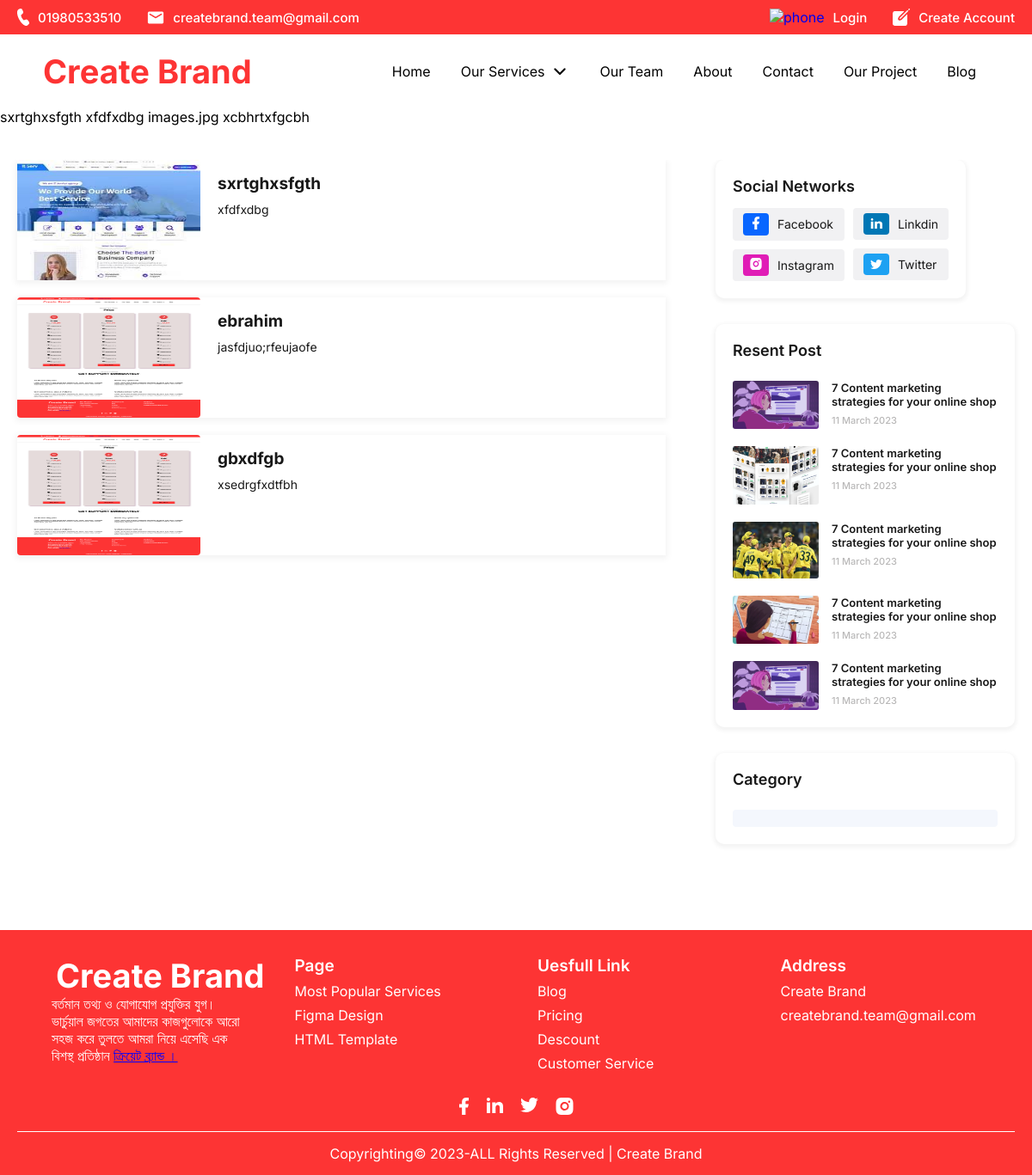
Page /blog.php?id=3 on the committed database.
### tables this page shows
CREATE TABLE `blog` (
  `id` int(50) NOT NULL,
  `title` text DEFAULT NULL,
  `dsc` text DEFAULT NULL,
  `mata` text DEFAULT NULL,
  `img` longtext DEFAULT NULL,
  `catagory` text DEFAULT NULL,
  `activ` int(3) DEFAULT NULL
);

### assets/php/function.php (called while the page is built, shortened)
<?php
class fun{
    private $conn;
    function __construct() {
        $conne = new databese;
        $conne->connect();
        $this->conn =$conne->connect;
      }
      public function show($table_name){
        $qur = "SELECT * FROM $table_name  ORDER BY id DESC";
        $conn_c = mysqli_query($this->conn,$qur);
        if ($conn_c->num_rows> 0) {
            $data = $this->conn->query($qur);
            return $data;
        }else {
            return("No Data");
        }
      }
      public function show_col($table_name,$id)  {
        $show = "SELECT * FROM $table_name WHERE id=$id";
        $sql_s = mysqli_query($this->conn,$show);
        if ($sql_s) {
            $data = mysqli_query($this->conn,$show);
            return $data;
        }else {
            echo "no";
        }
    }
}
class databese{
    private   $servername = "localhost",
	$username = "root",
	$password = "",
	$database_name="createbrand";
    public function connect(){
        $this->connect = mysqli_connect($this->servername,$this->username,$this->password,$this->database_name);
    }
}
?>

### blog.php (the view, shortened to what this page needs)
<?php require_once "include/header.php"; ?>
<link rel="stylesheet" href="assets/css/blog.css">
<?php require_once "include/headerM.php";
$fun = new fun();
if (isset($_GET["id"])) {
    $id = $_GET["id"];
    $func = $fun->show_col("blog", $id);
    while ($data = $func->fetch_assoc()) {
        $title = $data['title'];
        $dsc = $data['dsc'];
        $img = $data['img'];
        $catagory = $data['catagory'];
?>
        <?php echo $title; ?>
        <?php echo $dsc; ?>
        <?php echo $img; ?>
        <?php echo $catagory; ?>
<?php
    }
}
?>
<section id="blog">
    <div class="container">
        <div class="row">
            <div class="content">
                <?php
                $datat = $fun->show("blog");
                while ($data = $datat->fetch_assoc()) {
                ?>
                    <a href="?id=<?php echo $data['id']; ?>" class="blog_link">
                        <div class="card">
                            <div class="img">
                                <img src="assets/images/blog/<?php echo $data['img']; ?>" alt="">
                            </div>
                            <div class="blog_text">
                                <h3><?php echo $data['title']; ?></h3>
                                <p><?php echo $data['dsc']; ?> </p>
                            </div>
                        </div>
                    </a>
                <?php } ?>
            </div>
            <?php include 'include/blog_sidebar.php' ?>
        </div>
    </div>
</section>
<?php require_once "include/footer.php"; ?>

### assets/css/style.css (style rules this page uses)
section { margin: 0px; padding: 0px; overflow: hidden; }
* { margin: 0; padding: 0; box-sizing: border-box; }
body { font-family: 'Inter', sans-serif; }
:root { --primary: #FD3434; --Secondary:#0099ff; --light:#6e6e6e; --white:#fff; --bg:#FEEFEE; --bg2:#f4f7fd; --black:#252525; --box-shadow:0 .5rem 1.5rem rgba(0,0,0,.1) }
a { text-decoration: none; }
.container { max-width: 1200px; margin: 0 auto; width: 100%; padding: 0 20px; }

### assets/css/blog.css (style rules this page uses)
#blog { margin-top: 40px; padding: 0px 0px 100px; }
#blog .row { display: flex; gap: 5%; }
#blog .row .content, #blog_details .content { flex-basis: 65%; display: flex; flex-direction: column; align-items: start; row-gap: 20px; margin-bottom: 60px; }
#blog .row .content a.blog_link { height: 140px; width: 100%; }
#blog .row .content .card, #blog_details .content .card { display: flex; box-shadow: 0px 2px 7px 2px rgba(0,0,0,0.05); height: 100%; background-color: #fff; padding-right: 0; gap: 20px; width: 100%; }
#blog .row .content .img, #blog_details .content .img { min-width: 213px; }
#blog .row .content img, #blog_details .content img { max-width: 300px; width: 100%; border-radius: 4px; height: 100%; }
#blog .row .content .blog_text h3, #blog_details .content .blog_text h3 { font-size: 19px; font-weight: 700; color: #181818; text-align: left; line-height: 25px; margin: 15px 0 8px; }
#blog .row .content .blog_text p, #blog_details .content .blog_text p { font-size: 14px; color: #181818; line-height: 20px; }

### rows in the picture
blog: title "sxrtghxsfgth", dsc "xfdfxdbg", img "images.jpg", catagory "xcbhrtxfgcbh", img (picture)
blog: img (picture), title "ebrahim", dsc "jasfdjuo;rfeujaofe"
blog: img (picture), title "gbxdfgb", dsc "xsedrgfxdtfbh"
